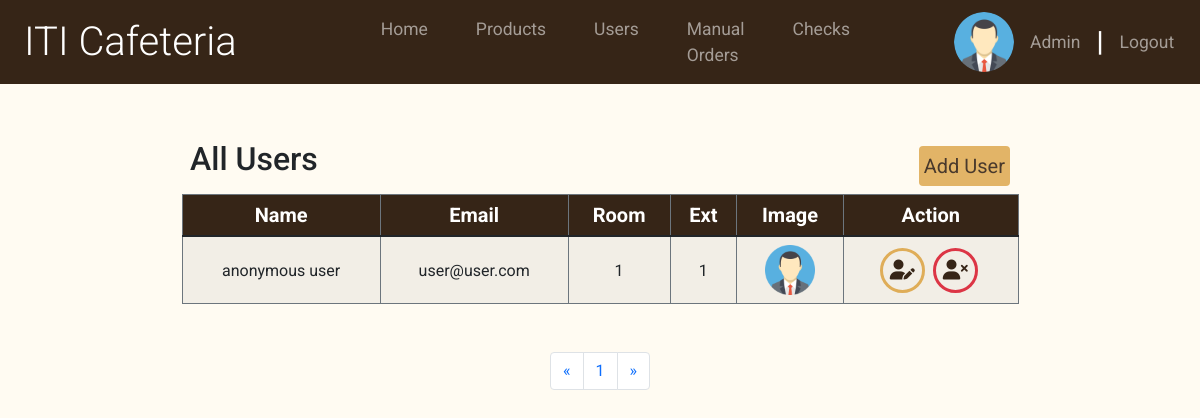
Screenshot of /views/adminUsers.php (signed in) with the database file from the repository.
### tables this page shows
CREATE TABLE `user` (
  `id` int NOT NULL,
  `name` varchar(255) NOT NULL,
  `email` varchar(255) NOT NULL,
  `password` varchar(255) NOT NULL,
  `role` enum('user','admin') NOT NULL DEFAULT 'user',
  `image` varchar(255) NOT NULL,
  `room_id` int NOT NULL
);

CREATE TABLE `room` (
  `id` int NOT NULL,
  `ext` int NOT NULL
);

### models/db.php (called while the page is built, shortened)
<?php
class DB
{
  private $host = 'sql.freedb.tech';
  private $dbname = 'freedb_cafeteria';
  private $user = 'freedb_cafeteria_admin';
  private $password = 'ke4$FA*d4xgqhG3';
  private static $instance;
  private $connection;
  private function __construct()
  {
    $this->connection = new PDO("mysql:host=$this->host;dbname=$this->dbname;", $this->user, $this->password);
  }
  public static function getInstance()
  {
    if (!self::$instance) {
      self::$instance = new DB();
    }
    return self::$instance;
  }
  public function getConnection()
  {
    return $this->connection;
  }
}

### models/allProducts&usersModel.php (called while the page is built, shortened)
<?php
class UsersandProducts
{
    private $db;
    public function __construct()
    {
        $this->db = DB::getInstance();
    }
    public function select($sql, $params = [])
    {
        try {
            $stmt = $this->db->getConnection()->prepare($sql);
            $stmt->execute($params);
            return $stmt->fetchAll(PDO::FETCH_ASSOC);
        } catch (PDOException $e) {
            echo "Error executing query: " . $e->getMessage();
            throw $e;
        }
    }
}

### views/adminUsers.php (the view, shortened to what this page needs)
<?php
require_once "templates/adminNav.php";
require_once "../models/db.php";
require_once "../models/allProducts&usersModel.php";
$db2 = new UsersandProducts();
$adminId = 1;
$allUsers = $db2->select("SELECT u.*, r.ext FROM user u INNER JOIN room r ON u.room_id = r.id WHERE u.id != $adminId", []);
$rows_per_page = 6;
$page = isset($_GET["page-nr"]) ? $_GET["page-nr"] : 1;
$start = ($page - 1) * $rows_per_page;
$total_rows = count($allUsers);
$pages = ceil($total_rows / $rows_per_page);
$users = $db2->select("SELECT u.*, r.ext FROM user u INNER JOIN room r ON u.room_id = r.id WHERE u.id != $adminId LIMIT $start, $rows_per_page");
?>
<div class="container">
  <div class="row">
    <div class="table-responsive">
      <table class="table table-striped w-75 m-auto my-5 table-hover table-bordered border-secondary">
        <thead>
          <tr class="border-0">
            <th class="border-0" colspan="5">
              <h2>All Users</h2>
            </th>
            <th class="border-0 text-end">
              <a href="./addUser.php" class=" use-btn btn fs-5 rounded p-1">Add User</a>
            </th>
          </tr>
          <tr class='text-center text-white fs-5' style="background-color: #362517;">
            <th>Name</th>
            <th>Email</th>
            <th>Room</th>
            <th>Ext</th>
            <th>Image</th>
            <th>Action</th>
          </tr>
        </thead>
        <tbody class='text-center align-middle'>
          <?php foreach ($users as $user) : ?>
            <tr id="userRow<?= $user['id']; ?>">
              <td><?= $user['name']; ?></td>
              <td><?= $user['email']; ?></td>
              <td><?= $user['room_id']; ?></td>
              <td><?= $user['ext']; ?></td>
              <td><img src='../public/images/<?= $user['image']; ?>' alt='User Image' style='max-width: 50px; max-height: 50px;'></td>
              <td class='text-center'>
                <a class="btn justify-content-center align-items-center d-inline-flex rounded-circle fs-5 editborder" data-bs-toggle="modal" data-bs-target="#editModal<?= $user['id']; ?>">
                  <i class='fa-solid fa-user-pen'></i>
                </a>
                <a class='mx-1 btn justify-content-center d-inline-flex align-items-center rounded-circle fs-5 delborder' data-bs-target="#deleteModal<?= $user['id']; ?>" data-bs-toggle="modal">
                  <i class="fa-solid fa-user-xmark"></i>
                </a>
              </td>
            </tr>
          <?php endforeach; ?>
        </tbody>
      </table>
    </div>
  </div>
  <div id="paginationContainer">
    <nav aria-label="Page navigation example">
      <ul class="pagination justify-content-center ">
        <li class="page-item">
          <a class="page-link" href="?page-nr=1" aria-label="Previous">
            <span aria-hidden="true">&laquo;</span>
          </a>
        </li>
        <?php for ($i = 1; $i <= $pages; $i++) { ?>
          <li class="page-item"><a class="page-link" href="?page-nr=<?= $i ?>"><?= $i ?></a></li>
        <?php } ?>
        <li class="page-item">
          <a class="page-link " href="?page-nr=<?= $pages ?>" aria-label="Next">
            <span aria-hidden="true">&raquo;</span>
          </a>
        </li>
      </ul>
    </nav>
  </div>
</div>

### public/styles/main.css (style rules this page uses)
.editborder, .delborder { width: 45px; height: 45px; color: #362517; }
.editborder { border: #dfad58 solid 3px; }
.delborder { border: #dc3545 solid 3px; }
.use-btn { background-color: #dfad58; color: #362517; opacity: 0.9; }

### rows the page displays
user: name "anonymous user", email "user@user.com", room "1", room.ext "1", image (picture)

### other values shown
$_SESSION['user']['name'] "Admin"
